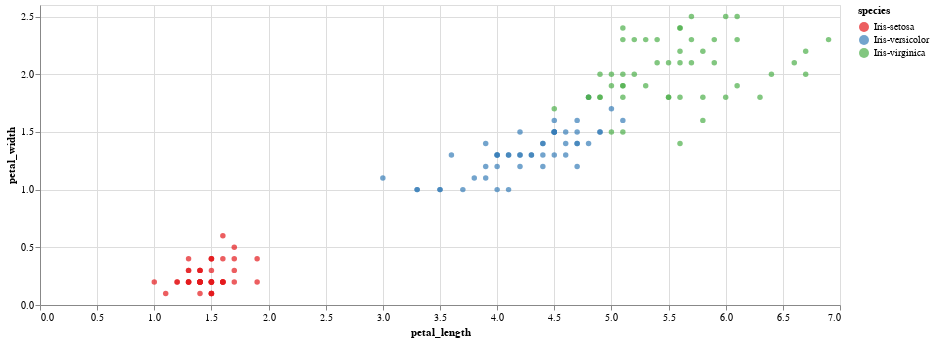

This figure's notebook cell:
### Markdown cell above
## Part B: Visualize the Data

Use your preferred visualization library to create a scatterplot showing petal length vs petal width. You should plot each flower species as a different color on the scatter plot.

### Code cell
import altair as alt

alt.Chart(flowers).mark_circle().encode(
    x='petal_length',
    y='petal_width',
    color=alt.Color('species', scale=alt.Scale(scheme='set1'))
).properties(
    width=800
)

### Figure 1 — Vega-Lite specification as saved in the notebook (floating-point values rounded to 4 significant figures; data arrays with more than 128 entries replaced by an {"elided": "..."} marker saying what was removed)
{"config": {"view": {"continuousWidth": 400, "continuousHeight": 300}}, "data": {"name": "data-2d94771ea62125b445223a5fc16e2995"}, "mark": "circle", "encoding": {"color": {"field": "species", "scale": {"scheme": "set1"}, "type": "nominal"}, "x": {"field": "petal_length", "type": "quantitative"}, "y": {"field": "petal_width", "type": "quantitative"}}, "width": 800, "$schema": "https://vega.github.io/schema/vega-lite/v4.17.0.json", "datasets": {"data-2d94771ea62125b445223a5fc16e2995": {"elided": "150 records"}}}
